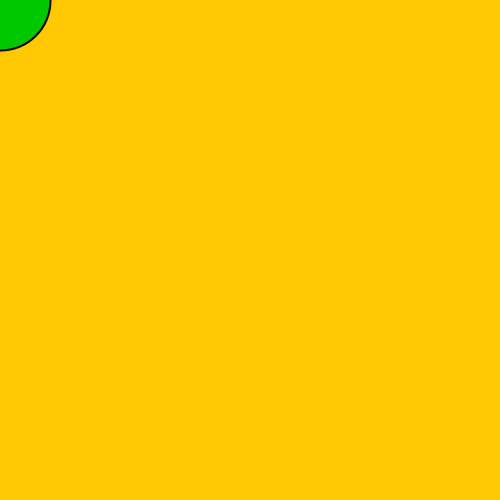
Frame 1 (no input)
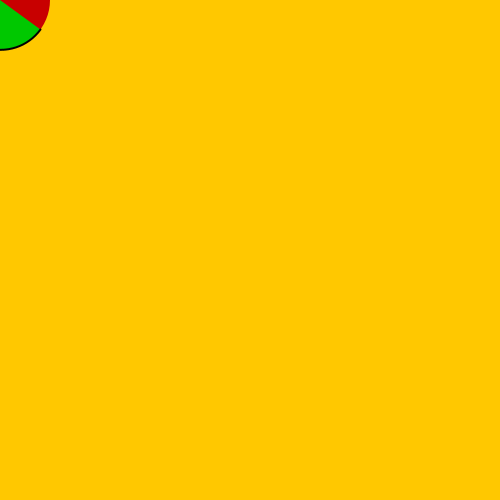
Frame 60 (the mouse pressed at the canvas centre just before this capture)
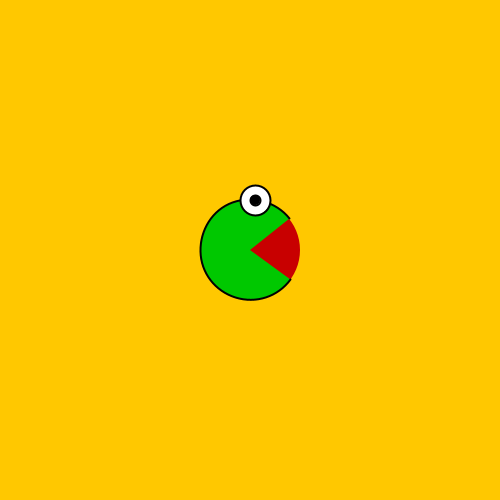
Frame 120 (the mouse held since frame 60 and released just before this capture)

The Processing sketch that drew these frames (run headless with seeded random() and noise(); from frame 60 on, the mouse is pressed at the canvas centre):

// Processing sketch: processing_50887
// ── processing_50887.pde

//PACMANRANABUENO
//pacmanrana
float inicio1=0.0;
float fin1=TWO_PI;
float inicio2=0.63;
float fin2=5.61;
float temp=0.0;
 
void setup(){
size(500,500);
smooth();
strokeWeight(2);
noStroke();
fill(270,280,0);
frameRate(3);
ellipseMode(CENTER);
}
 
void draw(){
background(400,200,0);
noStroke();
fill(200,0,0);
ellipse(mouseX,mouseY,100,100);
fill(400,0,0);
stroke(1);



fill(0,200,0);

arc(mouseX,mouseY,100,100,inicio1,fin1);
fill(255);
ellipse(mouseX+5,mouseY-50,30,30);
fill(0);
ellipse(mouseX+5,mouseY-50,10,10);
 
temp=inicio1;
inicio1=inicio2;
inicio2=temp;
temp=fin1;
fin1=fin2;
fin2=temp;
}
